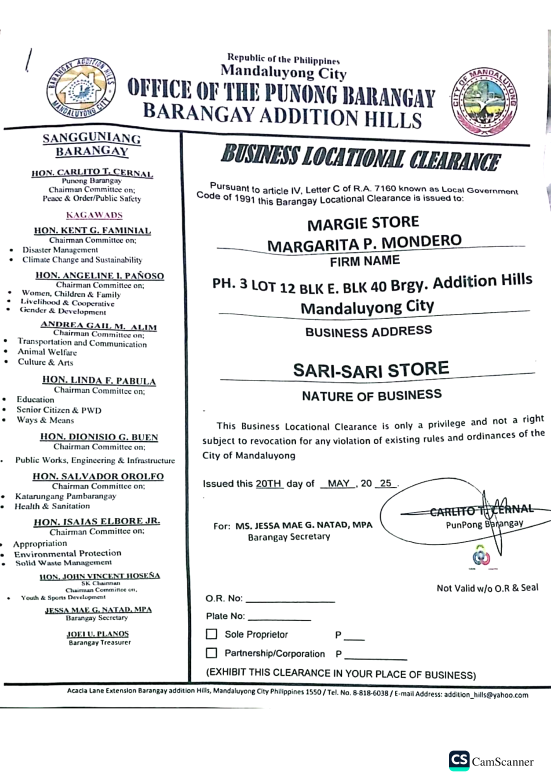
#> input picture document_verifier_service/training_data/business_locational_clearance_page_1_aug_004.png, 1653 x 2339 px (shown at 1/3 size)
$ python -i verifier.py   (imports and definitions only)
#> lines starting #> are read from the running program, lines starting #| are printed output that depends on the picture; after the words box and inside, x2 and y2 are one past the last pixel; in counts of white or black regions, pixels touching at a corner belong together
import io
import os
import tempfile
from PIL import Image, ImageChops
import pytesseract
import numpy as np
import cv2


# [18 lines left out: functions ocr_extract_text, detect_document_type, not called in this run]


def detect_signature(image_path, debug=False):
    """Heuristic signature detector.
    Strategy: focus on lower third of the page, threshold to dark strokes, find connected components
    and compute stroke-area ratio. Return confidence in [0,1]."""
#> called with debug = False
    try:
        img = cv2.imdecode(np.fromfile(image_path, dtype=np.uint8), cv2.IMREAD_COLOR)
#> img is the input picture: shape (2339, 1653, 3); mean B, G, R 234, 233.3, 232.7
        if img is None:
            return 0.0
        h, w = img.shape[:2]
#> h = 2339; w = 1653
        # Crop lower 30% of image where signatures typically appear
        y0 = int(h * 0.65)
#> y0 = 1520
        crop = img[y0:h, 0:w]
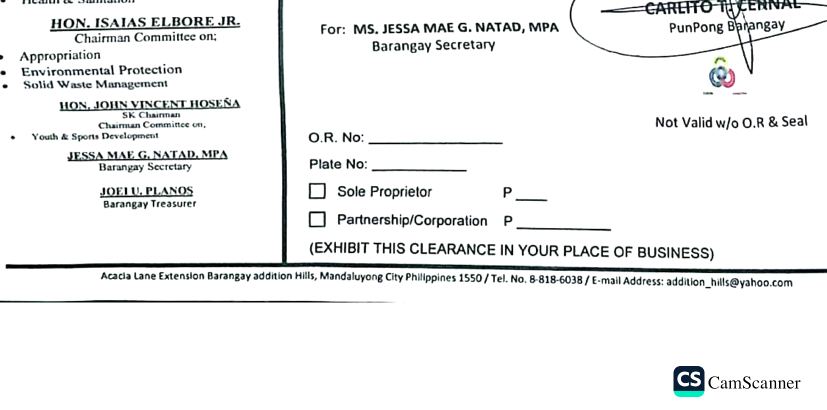
#> crop: shape (819, 1653, 3) (shown at 1/2 size); mean B, G, R 239.8, 239.8, 239
        gray = cv2.cvtColor(crop, cv2.COLOR_BGR2GRAY)
        # Adaptive threshold to catch ink strokes
        thr = cv2.adaptiveThreshold(gray, 255, cv2.ADAPTIVE_THRESH_GAUSSIAN_C,
                                    cv2.THRESH_BINARY_INV, 31, 10)
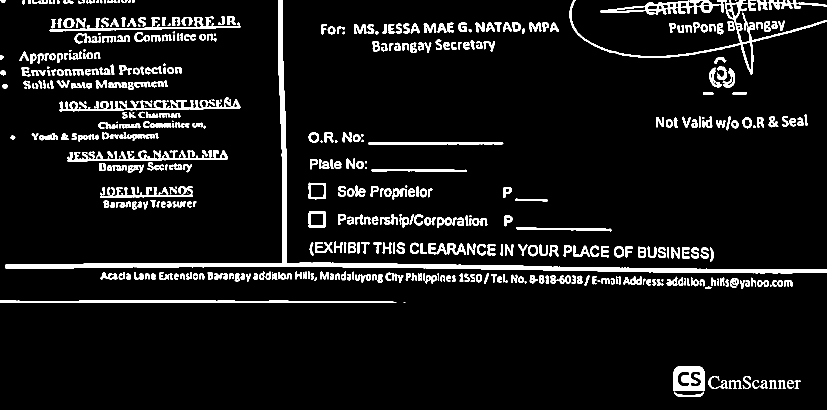
#> thr: shape (819, 1653) (shown at 1/2 size); 7.4% white; 538 white regions (51 under 20 px), largest, box (x1, y1, x2, y2) and area: (11, 0, 1653, 547) 18256, (1139, 0, 1653, 149) 3921, (119, 195, 481, 223) 3004
        # Remove small noise
        kernel = cv2.getStructuringElement(cv2.MORPH_RECT, (3, 3))
        clean = cv2.morphologyEx(thr, cv2.MORPH_OPEN, kernel, iterations=1)
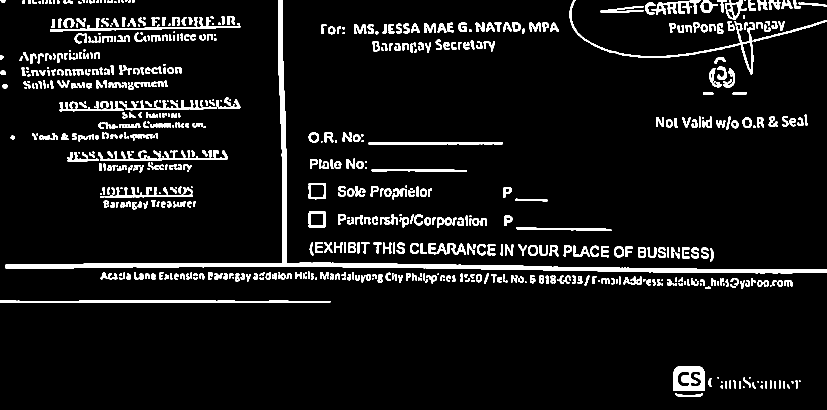
#> clean: shape (819, 1653) (shown at 1/2 size); 7% white; 787 white regions (136 under 20 px)
        # Find contours
        contours, _ = cv2.findContours(clean, cv2.RETR_EXTERNAL, cv2.CHAIN_APPROX_SIMPLE)
#> contours = 787 contours, 208 with area under 20; largest, box (x1, y1, x2, y2) and area: (11, 0, 1653, 547) 16060, (1347, 732, 1409, 782) 2914, (1139, 0, 1507, 149) 2272, (0, 600, 661, 605) 1798, (196, 300, 456, 322) 1069
        stroke_area = 0
        for c in contours:
            area = cv2.contourArea(c)
            # consider only meaningful stroke areas
            if area > 50:
                stroke_area += area
#> this loop made 787 passes
#> (area, stroke_area) on passes 1, 22, 23, 26, 27, 46, 47, 49, 50, 52, 62, 65: (187, 187), (54, 241), (68.5, 309.5), (2913.5, 3223), (1797.5, 5020.5), (96.5, 5117), (104.5, 5221.5), (53, 5274.5), (100, 5374.5), (51.5, 5426), (62.5, 5488.5), (58, 5546.5)
#> area on passes 6, 12, 14, 15, 17, 21: 30, 30, 38.5, 30, 32.5, 30
#> after the loop, stroke_area = 69039
        total_area = crop.shape[0] * crop.shape[1]
#> total_area = 1353807
        ratio = stroke_area / float(total_area) if total_area > 0 else 0.0
#> ratio = 0.051
        # Map ratio to confidence heuristically
        # small strokes -> low, larger signature blobs -> high
        confidence = min(1.0, ratio * 5.0)
#> confidence = 0.255
        if debug:
            return confidence, {
                'ratio': ratio,
                'stroke_area': stroke_area,
                'total_area': total_area,
                'contours': len(contours),
            }
        return confidence
    except Exception:
        return 0.0


# [62 lines left out: functions ela_forgery_score, decision_engine, process_uploaded_document, not called in this run]

>>> result = detect_signature('training_data/business_locational_clearance_page_1_aug_004.png')
#> result = 0.255
